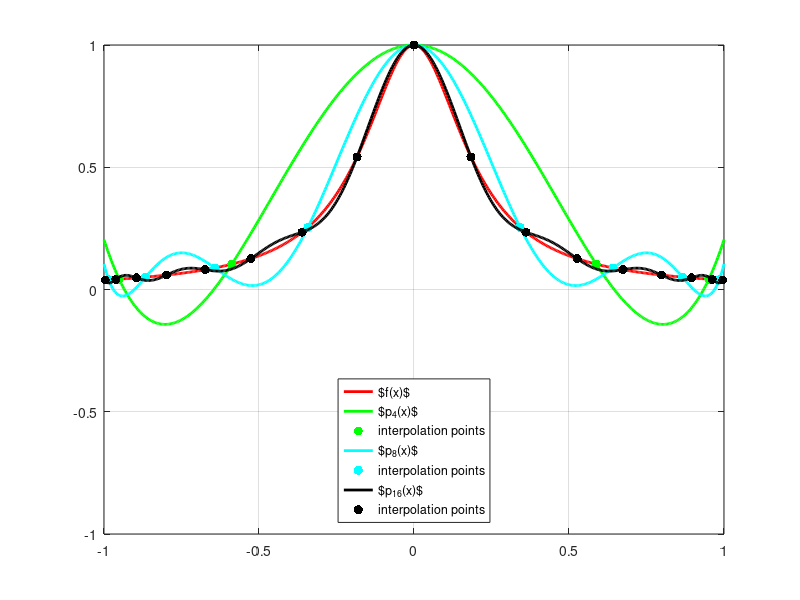
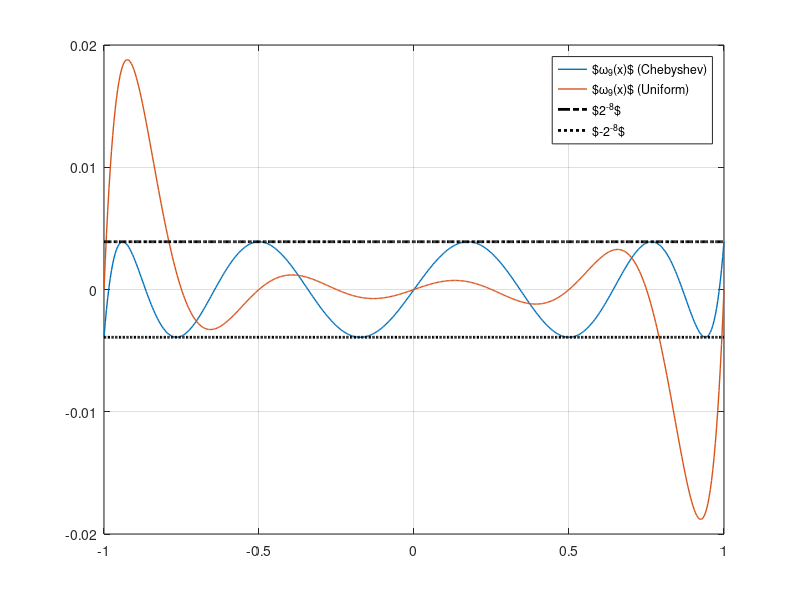

MATLAB code to generate these figures, in order:
clear all;
close all;
f = @(x) 1./(1 + 25*x.^2);

%  figure(1);
%  clf;
%  
%  x = linspace(-1,1,500);
%  y_true = f(x);
%  plot(x,y_true,'r','linewidth',2);
%  hold on;
%  
%  N = 4;
%  xdata = linspace(-1,1,N+1)';
%  ydata = f(xdata);
%  p = polyfit(xdata,ydata,N);
%  y_fit = polyval(p,x);
%  poly_04 = plot(x,y_fit,'g','linewidth',2);
%  
%  
%  N = 8;
%  xdata = linspace(-1,1,N+1)';
%  ydata = f(xdata);
%  p = polyfit(xdata,ydata,N);
%  y_fit = polyval(p,x);
%  poly_08 = plot(x,y_fit,'c','linewidth',2);
%  
%  N = 16;
%  xdata = linspace(-1,1,N+1)';
%  ydata = f(xdata);
%  p = polyfit(xdata,ydata,N);
%  y_fit = polyval(p,x);
%  poly_16 = plot(x,y_fit,'k','linewidth',2);
%  
%  plot(xdata,ydata,'k.','markersize',30);
%  
%  lgd = legend('$f(x)$','$p_4(x)$','$p_8(x)$','$p_{16}(x)$', ...
%      'interpolation points','Location','south')
%  lgd.FontSize = 14;
%  lgd.Interpreter = 'latex';
%  
%  axis([-1 1 -1 1])

hf = figure(1);
clf;

x = linspace(-1,1,500);
y_true = f(x);
plot(x,y_true,'r','linewidth',2);
hold on;

N = 4;
idx = 1:N+1;
xdata = cos((idx-0.5)*pi/(N+1));
ydata = f(xdata);
p = polyfit(xdata,ydata,N);
y_fit = polyval(p,x);
poly_04 = plot(x,y_fit,'g','linewidth',2);
plot(xdata,ydata,'g.','markersize',20);


N = 8;
idx = 1:N+1;
xdata = cos((idx-0.5)*pi/(N+1));
ydata = f(xdata);
p = polyfit(xdata,ydata,N);
y_fit = polyval(p,x);
poly_08 = plot(x,y_fit,'c','linewidth',2);
plot(xdata,ydata,'c.','markersize',20);

N = 16;
idx = 1:N+1;
xdata = cos((idx-0.5)*pi/(N+1));
ydata = f(xdata);
p = polyfit(xdata,ydata,N);
y_fit = polyval(p,x);
poly_16 = plot(x,y_fit,'k','linewidth',2);
plot(xdata,ydata,'k.','markersize',20);
grid on;

lgd = legend('$f(x)$','$p_4(x)$','interpolation points','$p_8(x)$', ...
    'interpolation points','$p_{16}(x)$','interpolation points','Location','south')
%  lgd.FontSize = 14;
%  lgd.Interpreter = 'latex';

axis([-1 1 -1 1])
print(hf,"OUT/RungePhenomFix",'-dpdflatex')


hff= figure(2);
clf;
x = linspace(-1,1,500);
N = 8;
idx = 1:N+1;
xdata_cheb = cos((idx-0.5)*pi/(N+1));
xdata_unif = linspace(-1,1,N+1)';

for k = 1:500
    y_cheb(k) = (x(k)-xdata_cheb(1))*(x(k)-xdata_cheb(2))* ...
                (x(k)-xdata_cheb(3))*(x(k)-xdata_cheb(4))* ...
                (x(k)-xdata_cheb(5))*(x(k)-xdata_cheb(6))* ...
                (x(k)-xdata_cheb(7))*(x(k)-xdata_cheb(8))*(x(k)-xdata_cheb(9));
    
    y_unif(k) = (x(k)-xdata_unif(1))*(x(k)-xdata_unif(2))* ...
                (x(k)-xdata_unif(3))*(x(k)-xdata_unif(4))* ...
                (x(k)-xdata_unif(5))*(x(k)-xdata_unif(6))* ...
                (x(k)-xdata_unif(7))*(x(k)-xdata_unif(8))*(x(k)-xdata_unif(9));
    y_bndd(k) = 2^(-N);
end

plot(x,y_cheb,'linewidth',1.0)
hold on
plot(x,y_unif,'linewidth',1.0)
plot(x, y_bndd,'k-.','linewidth',2)
plot(x,-y_bndd,'k:','linewidth',2)
grid on;
lgd = legend('$\omega_9(x)$ (Chebyshev)','$\omega_9(x)$ (Uniform)',...
             '$2^{-8}$','$-2^{-8}$')
%  lgd.FontSize = 14;
%  lgd.Interpreter = 'latex';

print(hff,"OUT/OmegaPlot",'-dpdflatex')
